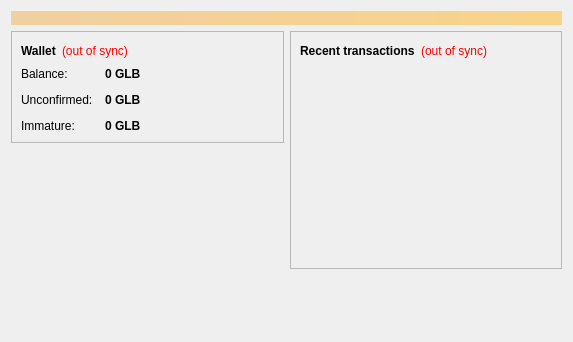
<?xml version="1.0" encoding="UTF-8"?>
<ui version="4.0">
 <class>OverviewPage</class>
 <widget class="QWidget" name="OverviewPage">
  <property name="geometry">
   <rect>
    <x>0</x>
    <y>0</y>
    <width>573</width>
    <height>342</height>
   </rect>
  </property>
  <property name="windowTitle">
   <string>Form</string>
  </property>
  <layout class="QVBoxLayout" name="topLayout">
   <item>
    <widget class="QLabel" name="labelAlerts">
     <property name="visible">
      <bool>false</bool>
     </property>
     <property name="styleSheet">
      <string notr="true">background-color: qlineargradient(x1: 0, y1: 0, x2: 1, y2: 0, stop:0 #F0D0A0, stop:1 #F8D488); color:#000000;</string>
     </property>
     <property name="wordWrap">
      <bool>true</bool>
     </property>
     <property name="margin">
      <number>3</number>
     </property>
    </widget>
   </item>
   <item>
    <layout class="QHBoxLayout" name="horizontalLayout" stretch="1,1">
     <item>
      <layout class="QVBoxLayout" name="verticalLayout_2">
       <item>
        <widget class="QFrame" name="frame">
         <property name="frameShape">
          <enum>QFrame::StyledPanel</enum>
         </property>
         <property name="frameShadow">
          <enum>QFrame::Raised</enum>
         </property>
         <layout class="QVBoxLayout" name="verticalLayout_4">
          <item>
           <layout class="QHBoxLayout" name="horizontalLayout_4">
            <item>
             <widget class="QLabel" name="label_5">
              <property name="font">
               <font>
                <weight>75</weight>
                <bold>true</bold>
               </font>
              </property>
              <property name="text">
               <string>Wallet</string>
              </property>
             </widget>
            </item>
            <item>
             <widget class="QLabel" name="labelWalletStatus">
              <property name="toolTip">
               <string>The displayed information may be out of date. Your wallet automatically synchronizes with the Globe network after a connection is established, but this process has not completed yet.</string>
              </property>
              <property name="styleSheet">
               <string notr="true">QLabel { color: red; }</string>
              </property>
              <property name="text">
               <string notr="true">(out of sync)</string>
              </property>
              <property name="alignment">
               <set>Qt::AlignLeading|Qt::AlignLeft|Qt::AlignVCenter</set>
              </property>
             </widget>
            </item>
            <item>
             <spacer name="horizontalSpacer_2">
              <property name="orientation">
               <enum>Qt::Horizontal</enum>
              </property>
              <property name="sizeHint" stdset="0">
               <size>
                <width>40</width>
                <height>20</height>
               </size>
              </property>
             </spacer>
            </item>
           </layout>
          </item>
          <item>
           <layout class="QFormLayout" name="formLayout_2">
            <property name="fieldGrowthPolicy">
             <enum>QFormLayout::AllNonFixedFieldsGrow</enum>
            </property>
            <property name="horizontalSpacing">
             <number>12</number>
            </property>
            <property name="verticalSpacing">
             <number>12</number>
            </property>
            <item row="0" column="0">
             <widget class="QLabel" name="label">
              <property name="text">
               <string>Balance:</string>
              </property>
             </widget>
            </item>
            <item row="0" column="1">
             <widget class="QLabel" name="labelBalance">
              <property name="font">
               <font>
                <weight>75</weight>
                <bold>true</bold>
               </font>
              </property>
              <property name="cursor">
               <cursorShape>IBeamCursor</cursorShape>
              </property>
              <property name="toolTip">
               <string>Your current balance</string>
              </property>
              <property name="text">
               <string notr="true">0 GLB</string>
              </property>
              <property name="textInteractionFlags">
               <set>Qt::LinksAccessibleByMouse|Qt::TextSelectableByKeyboard|Qt::TextSelectableByMouse</set>
              </property>
             </widget>
            </item>
            <item row="1" column="0">
             <widget class="QLabel" name="label_3">
              <property name="text">
               <string>Unconfirmed:</string>
              </property>
             </widget>
            </item>
            <item row="1" column="1">
             <widget class="QLabel" name="labelUnconfirmed">
              <property name="font">
               <font>
                <weight>75</weight>
                <bold>true</bold>
               </font>
              </property>
              <property name="cursor">
               <cursorShape>IBeamCursor</cursorShape>
              </property>
              <property name="toolTip">
               <string>Total of transactions that have yet to be confirmed, and do not yet count toward the current balance</string>
              </property>
              <property name="text">
               <string notr="true">0 GLB</string>
              </property>
              <property name="textInteractionFlags">
               <set>Qt::LinksAccessibleByMouse|Qt::TextSelectableByKeyboard|Qt::TextSelectableByMouse</set>
              </property>
             </widget>
            </item>
            <item row="2" column="0">
             <widget class="QLabel" name="labelImmatureText">
              <property name="text">
               <string>Immature:</string>
              </property>
             </widget>
            </item>
            <item row="2" column="1">
             <widget class="QLabel" name="labelImmature">
              <property name="font">
               <font>
                <weight>75</weight>
                <bold>true</bold>
               </font>
              </property>
              <property name="toolTip">
               <string>Mined balance that has not yet matured</string>
              </property>
              <property name="text">
               <string notr="true">0 GLB</string>
              </property>
              <property name="textInteractionFlags">
               <set>Qt::LinksAccessibleByMouse|Qt::TextSelectableByKeyboard|Qt::TextSelectableByMouse</set>
              </property>
             </widget>
            </item>
           </layout>
          </item>
         </layout>
        </widget>
       </item>
       <item>
        <spacer name="verticalSpacer">
         <property name="orientation">
          <enum>Qt::Vertical</enum>
         </property>
         <property name="sizeHint" stdset="0">
          <size>
           <width>20</width>
           <height>40</height>
          </size>
         </property>
        </spacer>
       </item>
      </layout>
     </item>
     <item>
      <layout class="QVBoxLayout" name="verticalLayout_3">
       <item>
        <widget class="QFrame" name="frame_2">
         <property name="frameShape">
          <enum>QFrame::StyledPanel</enum>
         </property>
         <property name="frameShadow">
          <enum>QFrame::Raised</enum>
         </property>
         <layout class="QVBoxLayout" name="verticalLayout">
          <item>
           <layout class="QHBoxLayout" name="horizontalLayout_2">
            <item>
             <widget class="QLabel" name="label_4">
              <property name="text">
               <string>&lt;b&gt;Recent transactions&lt;/b&gt;</string>
              </property>
             </widget>
            </item>
            <item>
             <widget class="QLabel" name="labelTransactionsStatus">
              <property name="toolTip">
               <string>The displayed information may be out of date. Your wallet automatically synchronizes with the Globe network after a connection is established, but this process has not completed yet.</string>
              </property>
              <property name="styleSheet">
               <string notr="true">QLabel { color: red; }</string>
              </property>
              <property name="text">
               <string notr="true">(out of sync)</string>
              </property>
              <property name="alignment">
               <set>Qt::AlignRight|Qt::AlignTrailing|Qt::AlignVCenter</set>
              </property>
             </widget>
            </item>
            <item>
             <spacer name="horizontalSpacer">
              <property name="orientation">
               <enum>Qt::Horizontal</enum>
              </property>
              <property name="sizeHint" stdset="0">
               <size>
                <width>40</width>
                <height>20</height>
               </size>
              </property>
             </spacer>
            </item>
           </layout>
          </item>
          <item>
           <widget class="QListView" name="listTransactions">
            <property name="styleSheet">
             <string notr="true">QListView { background: transparent; }</string>
            </property>
            <property name="frameShape">
             <enum>QFrame::NoFrame</enum>
            </property>
            <property name="verticalScrollBarPolicy">
             <enum>Qt::ScrollBarAlwaysOff</enum>
            </property>
            <property name="horizontalScrollBarPolicy">
             <enum>Qt::ScrollBarAlwaysOff</enum>
            </property>
            <property name="selectionMode">
             <enum>QAbstractItemView::NoSelection</enum>
            </property>
           </widget>
          </item>
         </layout>
        </widget>
       </item>
       <item>
        <spacer name="verticalSpacer_2">
         <property name="orientation">
          <enum>Qt::Vertical</enum>
         </property>
         <property name="sizeHint" stdset="0">
          <size>
           <width>20</width>
           <height>40</height>
          </size>
         </property>
        </spacer>
       </item>
      </layout>
     </item>
    </layout>
   </item>
  </layout>
 </widget>
 <resources/>
 <connections/>
</ui>
